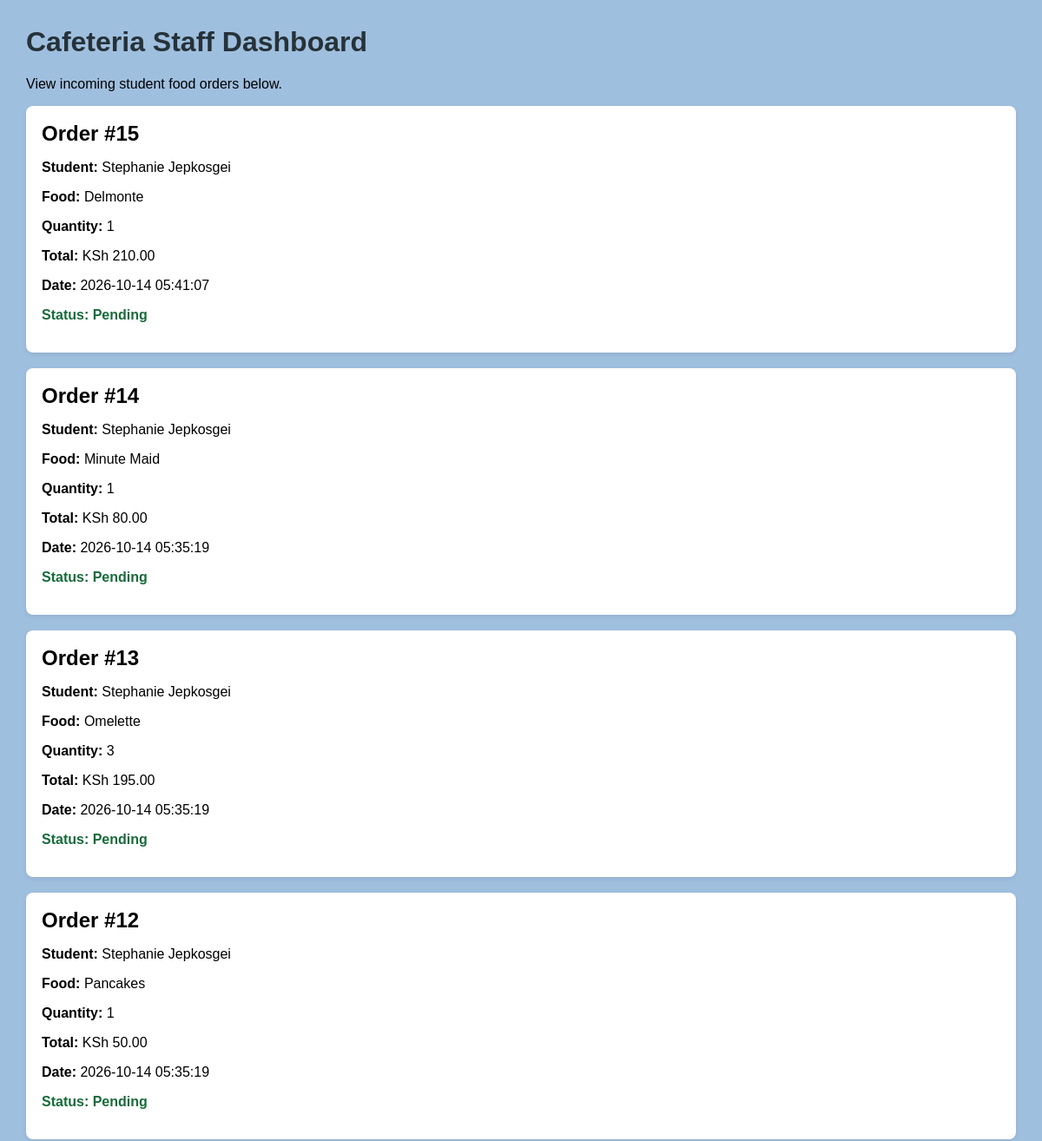
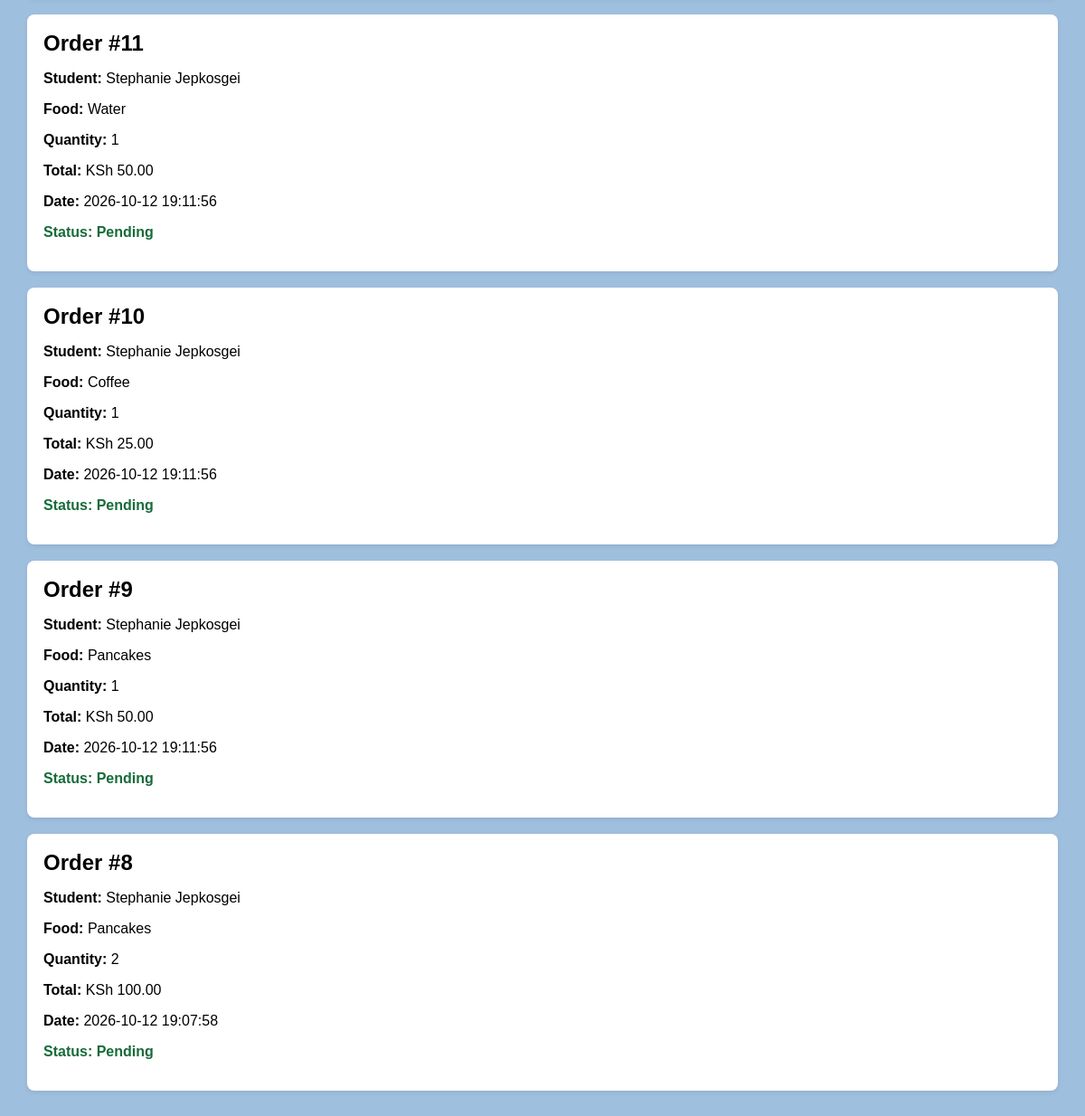
The app's page /staff/orders with its own data (2 pictures, top to bottom).
### tables this page shows
CREATE TABLE orders (
        id INTEGER PRIMARY KEY AUTOINCREMENT,
        user_id INTEGER,
        item_id INTEGER,
        quantity INTEGER NOT NULL,
        total_price REAL NOT NULL,
        order_date TIMESTAMP DEFAULT CURRENT_TIMESTAMP, order_ref TEXT, status TEXT NOT NULL DEFAULT 'Pending',
        FOREIGN KEY (user_id) REFERENCES users (id),
        FOREIGN KEY (item_id) REFERENCES menu_items (id)
    );

CREATE TABLE students (
        id INTEGER PRIMARY KEY AUTOINCREMENT,
        full_name TEXT UNIQUE NOT NULL,
        email TEXT UNIQUE NOT NULL,
        password_hash TEXT NOT NULL
    , student_id TEXT);

CREATE TABLE menu_items (
        id INTEGER PRIMARY KEY AUTOINCREMENT,
        name TEXT NOT NULL,
        description TEXT,
        price REAL NOT NULL
    );

### app.py (the view)
@app.route('/staff/orders')
def staff_orders():
    conn = get_db_connection()
    try:
        orders = conn.execute("""
        SELECT
            orders.id,
            students.full_name,
            menu_items.name AS food_name,
            orders.quantity,
            orders.total_price,
            orders.order_date,
            orders.status
        FROM orders
        JOIN students ON orders.user_id = students.id
        JOIN menu_items ON orders.item_id = menu_items.id
        ORDER BY orders.id DESC
        """).fetchall()
    finally:
        conn.close()
    return render_template('staff_orders.html', orders=orders)

### app.py (called while the page is built)
def get_db_connection():
    conn = sqlite3.connect(DATABASE)
    conn.row_factory = sqlite3.Row
    return conn

### templates/staff_orders.html (shortened to what this page needs)
<!DOCTYPE html>
<html lang="en">
    <head>
    </head>
    <body>
        <h1>Cafeteria Staff Dashboard</h1>
        <p>View incoming student food orders below.</p>
        {% if orders %}
            {% for order in orders %}
                <div class="order-card">
                    <h2>Order #{{ order['id'] }}</h2>
                    <p><strong>Student:</strong>
                        {{ order['full_name'] }}</p>
                    <p><strong>Food:</strong>
                        {{ order['food_name'] }}</p>
                    <p><strong>Quantity:</strong>
                        {{ order['quantity'] }}</p>
                    <p><strong>Total:</strong>
                        KSh {{ "%.2f"|format(order['total_price']) }}</p>
                    <p><strong>Date:</strong>
                        {{ order['order_date'] }}</p>
                    <p class="status">
                        Status: {{ order['status'] }}</p>
                </div>
            {% endfor %}
        {% else %}
            <div class="empty">
                <p>No orders have been placed yet.</p>
            </div>
        {% endif %}
    </body>
</html>

### templates/staff_orders.html (style rules this page uses)
body { font-family:Arial, sans-serif; margin:30px; background-color:#9fbfdf; }
h1 { color:#263238; }
.order-card { background:white; padding:18px; margin-bottom:18px; border-radius:8px; box-shadow:0 2px 5px #00000015; }
.order-card h2 { margin:0; }
.status { font-weight:bold; color:#176b3a; }

### records on screen
orders: id "15", full_name "Stephanie Jepkosgei", food_name "Delmonte", quantity "1", total_price "210.00", order_date "2026-10-14 05:41:07", status "Pending"
orders: id "14", full_name "Stephanie Jepkosgei", food_name "Minute Maid", quantity "1", total_price "80.00", order_date "2026-10-14 05:35:19", status "Pending"
orders: id "13", full_name "Stephanie Jepkosgei", food_name "Omelette", quantity "3", total_price "195.00", order_date "2026-10-14 05:35:19", status "Pending"
orders: id "12", full_name "Stephanie Jepkosgei", food_name "Pancakes", quantity "1", total_price "50.00", order_date "2026-10-14 05:35:19", status "Pending"
orders: id "11", full_name "Stephanie Jepkosgei", food_name "Water", quantity "1", total_price "50.00", order_date "2026-10-12 19:11:56", status "Pending"
orders: id "10", full_name "Stephanie Jepkosgei", food_name "Coffee", quantity "1", total_price "25.00", order_date "2026-10-12 19:11:56", status "Pending"
orders: id "9", full_name "Stephanie Jepkosgei", food_name "Pancakes", quantity "1", total_price "50.00", order_date "2026-10-12 19:11:56", status "Pending"
orders: id "8", full_name "Stephanie Jepkosgei", food_name "Pancakes", quantity "2", total_price "100.00", order_date "2026-10-12 19:07:58", status "Pending"
